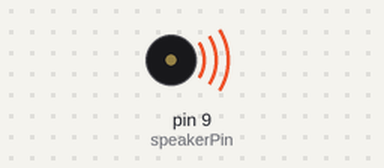
The sketch below on a simulated Arduino Uno, built with avr-gcc and run on an emulated ATmega328P. On the bench: buzzer (waves = sounding).

Above: at 0.2 s.
At 5.7 s:
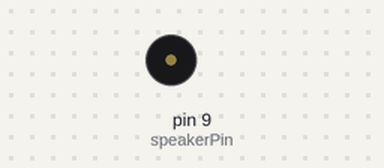
Timing chart, 0 to 6.0 s (numbered marks = the images above):
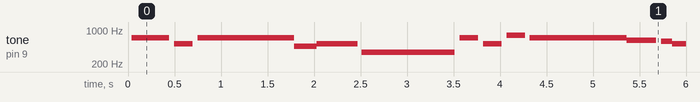

The sketch:

mec550-06a.ino
```cpp
/* Melody
 * (cleft) 2005 D. Cuartielles for K3
 *
 * This example uses a piezo speaker to play melodies.  It sends
 * a square wave of the appropriate frequency to the piezo, generating
 * the corresponding tone.
 *
 * The calculation of the tones is made following the mathematical
 * operation:
 *
 *       timeHigh = period / 2 = 1 / (2 * toneFrequency)
 *
 * where the different tones are described as in the table:
 *
 * note 	frequency 	period 	timeHigh
 * c 	        261 Hz 	        3830 	1915
 * d 	        294 Hz 	        3400 	1700
 * e 	        329 Hz 	        3038 	1519
 * f 	        349 Hz 	        2864 	1432
 * g 	        392 Hz 	        2550 	1275
 * a 	        440 Hz 	        2272 	1136
 * b 	        493 Hz 	        2028	1014
 * C	        523 Hz	        1912 	956
 *
 * http://www.arduino.cc/en/Tutorial/Melody
 */

int speakerPin = 9;
int length = 16; // the number of notes
char notes[] = "fcfbcFfcgfedcbc "; // a space represents a rest
int beats[] = { 4, 2, 10, 2, 4, 10, 2, 2, 2, 10, 3, 1, 1, 3, 10, 16 };
int tempo = 100;

void playTone(int tone, int duration) {
  for (long i = 0; i < duration * 1000L; i += tone * 2) {
    digitalWrite(speakerPin, HIGH);
    delayMicroseconds(tone);
    digitalWrite(speakerPin, LOW);
    delayMicroseconds(tone);
  }
}

void playNote(char note, int duration) {
  char names[] = {'F', 'b', 'c', 'd', 'e', 'f', 'g'};
  int tones[] = { 1432, 1073, 956, 851, 804, 716, 638};

  // play the tone corresponding to the note name
  for (int i = 0; i < 8; i++) {
    if (names[i] == note) {
      playTone(tones[i], duration);
    }
  }
}

void setup() {
  pinMode(speakerPin, OUTPUT);
}

void loop() {
  for (int i = 0; i < length; i++) {
    if (notes[i] == ' ') {
      delay(beats[i] * tempo); // rest
    } else {
      playNote(notes[i], beats[i] * tempo);
    }

    // pause between notes
    delay(tempo / 2);
  }
}
```

Measured:
- by itself, tone on pin 9 (speakerPin): plays 694 Hz for 0.40 s, 521 Hz for 0.20 s, 694 Hz for 1.0 s, 464 Hz for 0.24 s, 521 Hz for 0.44 s, 348 Hz for 1.0 s … (216 notes in this stretch)
